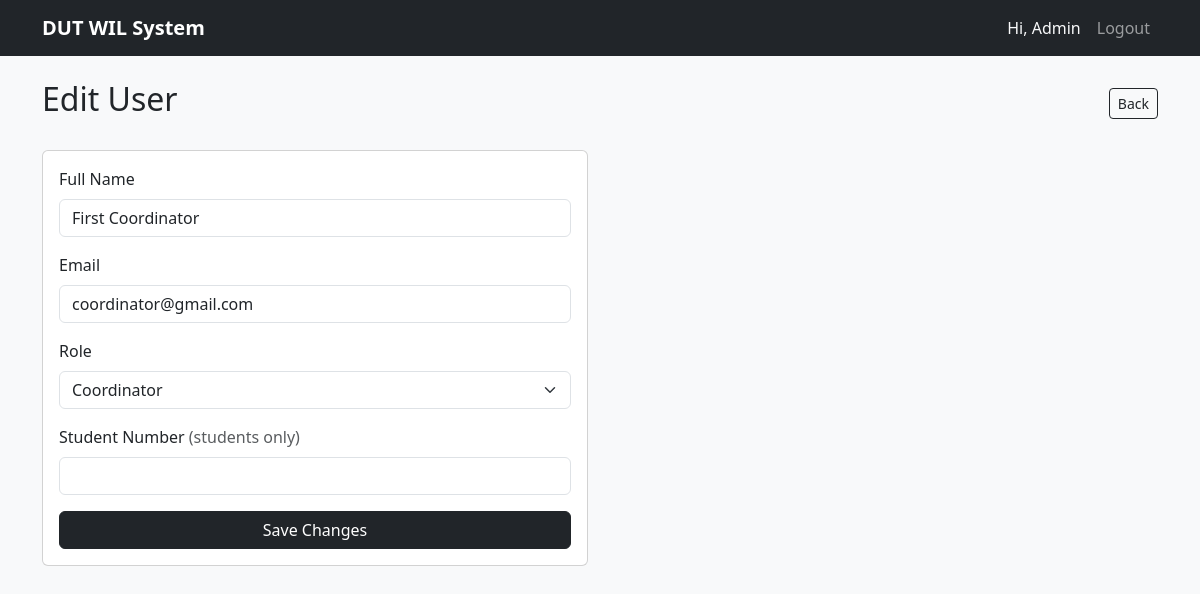
Screenshot of /admin/users/edit/2 (signed in) with the database file from the repository.
### app/models.py (models this page shows, shortened)
class User(db.Model, UserMixin):
    __tablename__ = 'users'
    id            = db.Column(db.Integer, primary_key=True)
    name          = db.Column(db.String(100), nullable=False)
    email         = db.Column(db.String(120), unique=True, nullable=False)
    password_hash = db.Column(db.String(256), nullable=False)
    role          = db.Column(db.String(20),  nullable=False)
    student_num   = db.Column(db.String(20),  unique=True, nullable=True)
    created_at    = db.Column(db.DateTime, default=datetime.utcnow)
    applications  = db.relationship('Application', backref='student',
                        lazy=True, foreign_keys='Application.student_id')
    documents     = db.relationship('Document',    backref='owner', lazy=True)
    notifications = db.relationship('Notification', backref='user',  lazy=True)

### app/routes/admin.py (the view, shortened to what this page needs)
@admin.route('/users/edit/<int:user_id>', methods=['GET', 'POST'])
@login_required
@admin_required
def edit_user(user_id):
    user = User.query.get_or_404(user_id)
    return render_template('admin/edit_user.html', user=user)

### app/models.py (called while the page is built)
@login_manager.user_loader
def load_user(user_id):
    return User.query.get(int(user_id))

### app/utils.py (called while the page is built)
def admin_required(f):
    @wraps(f)
    def decorated(*args, **kwargs):
        if not current_user.is_authenticated or \
                current_user.role != 'admin':
            abort(403)
        return f(*args, **kwargs)
    return decorated

### app/templates/admin/edit_user.html (shortened to what this page needs)
{% extends 'base.html' %}
{% block content %}
<div class="d-flex justify-content-between align-items-center mb-4">
  <h2>Edit User</h2>
  <a href="{{ url_for('admin.manage_users') }}" class="btn btn-outline-dark btn-sm">Back</a>
</div>
<div class="row">
  <div class="col-md-6">
    <div class="card">
      <div class="card-body">
        <form method="POST">
          <div class="mb-3">
            <label class="form-label">Full Name</label>
            <input type="text" name="name" class="form-control"
                   value="{{ user.name }}" required>
          </div>
          <div class="mb-3">
            <label class="form-label">Email</label>
            <input type="email" name="email" class="form-control"
                   value="{{ user.email }}" required>
          </div>
          <div class="mb-3">
            <label class="form-label">Role</label>
            <select name="role" class="form-select" required>
              <option value="coordinator"
                {{ 'selected' if user.role == 'coordinator' }}>Coordinator</option>
            </select>
          </div>
          <div class="mb-3">
            <label class="form-label">Student Number
              <span class="text-muted fw-normal">(students only)</span>
            </label>
            <input type="text" name="student_num" class="form-control"
                   value="{{ user.student_num or '' }}">
          </div>
          <button type="submit" class="btn btn-dark w-100">Save Changes</button>
        </form>
      </div>
    </div>
  </div>
</div>
{% endblock %}

### app/templates/base.html (shortened to what this page needs)
<!DOCTYPE html>
<html lang="en">
<head>
  <link href="https://cdn.jsdelivr.net/npm/bootstrap@5.3.0/dist/css/bootstrap.min.css" rel="stylesheet">
</head>
<body class="bg-light">
<nav class="navbar navbar-expand-lg navbar-dark bg-dark">
  <div class="container">
    <a class="navbar-brand fw-bold" href="/">DUT WIL System</a>
    <div class="collapse navbar-collapse" id="navMenu">
      <ul class="navbar-nav ms-auto">
        {% if current_user.is_authenticated %}
          <li class="nav-item">
            <span class="nav-link text-light">
              Hi, {{ current_user.name }}
            </span>
          </li>
          <li class="nav-item">
            <a class="nav-link" href="{{ url_for('auth.logout') }}">Logout</a>
          </li>
        {% endif %}
      </ul>
    </div>
  </div>
</nav>
<div class="container mt-4">
  {% block content %}{% endblock %}
</div>
</body>
</html>

### rows the page displays
User: name "Admin"
User: name "First Coordinator", email "coordinator@gmail.com"
